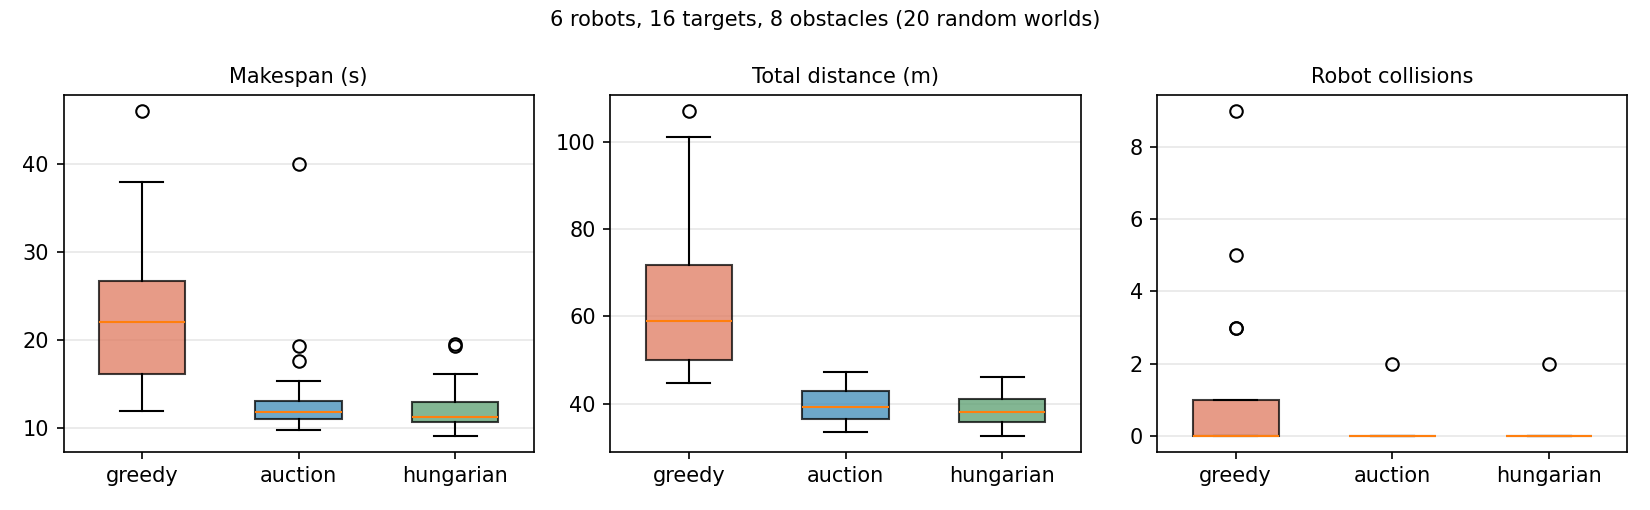

The Python source for this figure:
#!/usr/bin/env python3
"""Compare allocation strategies over many random worlds.

    python scripts/benchmark.py --seeds 20 --robots 6 --targets 16

Writes results/benchmark.csv and results/benchmark.png and prints a summary.
"""
from __future__ import annotations

import argparse
import csv
import sys
from pathlib import Path

import numpy as np

sys.path.insert(0, str(Path(__file__).resolve().parents[1]))
from multirobot import Config, Simulation  # noqa: E402

STRATEGIES = ["greedy", "auction", "hungarian"]


def main() -> None:
    ap = argparse.ArgumentParser()
    ap.add_argument("--seeds", type=int, default=20)
    ap.add_argument("--robots", type=int, default=6)
    ap.add_argument("--targets", type=int, default=16)
    ap.add_argument("--obstacles", type=int, default=8)
    ap.add_argument("--out", default="results")
    args = ap.parse_args()

    out = Path(args.out)
    out.mkdir(exist_ok=True)
    rows = []
    for seed in range(args.seeds):
        for strat in STRATEGIES:
            cfg = Config(strategy=strat, seed=seed, n_robots=args.robots,
                         n_targets=args.targets, n_obstacles=args.obstacles)
            m = Simulation(cfg).run(realtime=False)
            rows.append(m.as_dict())
            print(f"seed {seed:2d}  {strat:9s}  T={m.makespan:5.1f}s  "
                  f"dist={m.total_distance:6.1f}m  coll={m.robot_collisions}")

    with open(out / "benchmark.csv", "w", newline="") as f:
        w = csv.DictWriter(f, fieldnames=rows[0].keys())
        w.writeheader()
        w.writerows(rows)

    # ---- summary table
    print("\n| strategy | success | makespan (s) | distance (m) | robot collisions |")
    print("|---|---|---|---|---|")
    summary = {}
    for s in STRATEGIES:
        r = [x for x in rows if x["strategy"] == s]
        mk = np.array([x["makespan"] for x in r])
        di = np.array([x["total_distance"] for x in r])
        co = np.array([x["robot_collisions"] for x in r])
        ok = np.mean([x["completed"] for x in r])
        summary[s] = (mk, di, co)
        print(f"| {s} | {ok:.0%} | {mk.mean():.1f} ± {mk.std():.1f} | "
              f"{di.mean():.1f} ± {di.std():.1f} | {co.mean():.2f} |")

    # ---- plot
    import matplotlib
    matplotlib.use("Agg")
    import matplotlib.pyplot as plt

    fig, axes = plt.subplots(1, 3, figsize=(11, 3.4))
    titles = ["Makespan (s)", "Total distance (m)", "Robot collisions"]
    colors = ["#e07a5f", "#3d8bb8", "#5a9e6f"]
    for k, ax in enumerate(axes):
        data = [summary[s][k] for s in STRATEGIES]
        bp = ax.boxplot(data, patch_artist=True, widths=0.55)
        ax.set_xticks(range(1, len(STRATEGIES) + 1), STRATEGIES)
        for patch, c in zip(bp["boxes"], colors):
            patch.set_facecolor(c)
            patch.set_alpha(0.75)
        ax.set_title(titles[k], fontsize=10)
        ax.grid(axis="y", alpha=0.3)
    fig.suptitle(f"{args.robots} robots, {args.targets} targets, {args.obstacles} obstacles "
                 f"({args.seeds} random worlds)", fontsize=10)
    fig.tight_layout()
    fig.savefig(out / "benchmark.png", dpi=150)
    print(f"\nSaved {out/'benchmark.csv'} and {out/'benchmark.png'}")


if __name__ == "__main__":
    main()
